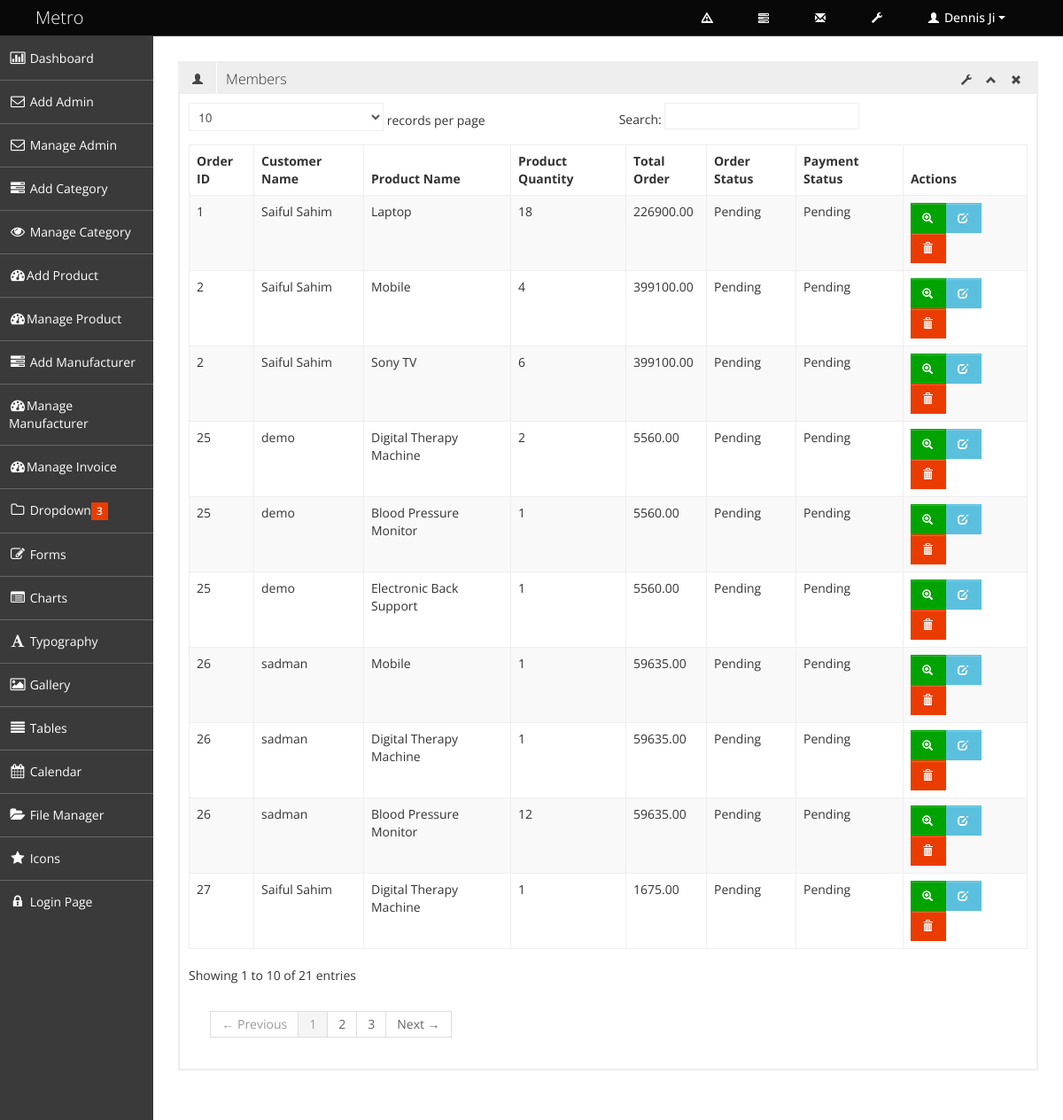
Screenshot of /index.php/invoice/manage_invoice with the database file from the repository.
### tables this page shows
CREATE TABLE `tbl_order` (
  `order_id` int(11) NOT NULL,
  `customer_id` int(11) NOT NULL,
  `shipping_id` int(11) NOT NULL,
  `payment_id` int(11) NOT NULL,
  `order_total` float(10,2) NOT NULL,
  `order_status` varchar(20) NOT NULL DEFAULT 'Pending',
  `order_date` timestamp NOT NULL DEFAULT CURRENT_TIMESTAMP
);

CREATE TABLE `order_details` (
  `order_details_id` int(5) NOT NULL,
  `order_id` int(5) NOT NULL,
  `product_id` int(5) NOT NULL,
  `product_name` varchar(100) NOT NULL,
  `product_price` float(10,2) NOT NULL,
  `product_sales_quantity` int(3) NOT NULL
);

CREATE TABLE `customer` (
  `customer_id` int(11) NOT NULL,
  `customer_name` varchar(50) NOT NULL,
  `email_address` varchar(100) NOT NULL,
  `password` varchar(32) NOT NULL,
  `mobile_number` varchar(11) NOT NULL,
  `address` text NOT NULL,
  `city` varchar(50) NOT NULL,
  `country` varchar(50) NOT NULL,
  `zip_code` int(5) NOT NULL
);

CREATE TABLE `payment` (
  `payment_id` int(11) NOT NULL,
  `payment_type` varchar(20) NOT NULL,
  `payment_status` varchar(20) NOT NULL DEFAULT 'Pending',
  `payment_date_time` timestamp NOT NULL DEFAULT CURRENT_TIMESTAMP,
  `comments` text NOT NULL
);

### application/controllers/Invoice.php (called while the page is built, shortened)
<?php
class Invoice extends CI_Controller{
    function __construct()
    {
        $this->load->model('invoice_model');
    }
    public function manage_invoice()
    {
        $data= array();
        $data['all_invoice'] = $this->invoice_model->select_all_invoice();
        $data['dashboard'] = $this->load->view('admin/admin_pages/manage_invoice', $data, TRUE);
        $this->load->view('admin/admin_master', $data);
    }
}

### index.php (called while the page is built, shortened)
<?php
require_once BASEPATH.'core/CodeIgniter.php';

### application/models/Invoice_model.php (called while the page is built, shortened)
<?php
class Invoice_model extends CI_Model
{
    public function select_all_invoice()
    {
        $sql = $this->db->select('*')
            ->from('tbl_order')
            ->join('customer', 'customer.customer_id= tbl_order.customer_id')
            ->join('shipping', 'shipping.shipping_id = tbl_order.shipping_id')
            ->join('order_details', 'order_details.order_id = tbl_order.order_id')
            ->join('payment', 'payment.payment_id = tbl_order.payment_id')
            ->get()
            ->result();
        return $sql;
    }
}

### application/views/admin/admin_pages/manage_invoice.php (the view, shortened to what this page needs)
<div id="invoiceReport">
<div class="row-fluid sortable">
    <div class="box span12">
        <div class="box-header" data-original-title>
            <h2><i class="halflings-icon user"></i><span class="break"></span>Members</h2>
            <div class="box-icon">
                <a href="#" class="btn-setting"><i class="halflings-icon wrench"></i></a>
                <a href="#" class="btn-minimize"><i class="halflings-icon chevron-up"></i></a>
                <a href="#" class="btn-close"><i class="halflings-icon remove"></i></a>
            </div>
        </div>
        <div class="box-content">
            <table class="table table-striped table-bordered bootstrap-datatable datatable">
                <thead>
                <tr>
                    <th>Order ID</th>
                    <th>Customer Name</th>
                    <th>Product Name</th>
                    <th>Product  Quantity</th>
                    <th>Total Order</th>
                    <th>Order Status</th>
                    <th>Payment Status</th>
                    <th>Actions</th>
                </tr>
                </thead>
                <tbody>
                <?php foreach ($all_invoice as $v_invoice){ ?>
                    <tr>
                        <td><?php echo $v_invoice->order_id?></td>
                        <td><?php echo $v_invoice->customer_name?></td>
                        <td><?php echo $v_invoice->product_name?></td>
                        <td><?php echo $v_invoice->product_sales_quantity?></td>
                        <td><?php echo $v_invoice->order_total?></td>
                        <td><?php echo $v_invoice->order_status?></td>
                        <td><?php echo $v_invoice->payment_status?></td>
                        <td>
                            <a class="btn btn-success" href="<?php echo base_url()?>invoice/view_invoice/<?php echo $v_invoice->order_id?>" title="View Invoice"><i class="halflings-icon white zoom-in"></i>
                                <a class="btn btn-info" href="<?php echo base_url()?>edit-invoice/<?php echo $v_invoice->order_id?>">
                                    <i class="halflings-icon white edit"></i>
                                </a>
                                <a class="btn btn-danger" onclick='return confirm_delete()' href="<?php echo base_url()?>delete-invoice/<?php echo $v_invoice->order_id?>" title="Delete">
                                    <i class="halflings-icon white trash"></i>
                                </a>
                        </td>
                    </tr>
                <?php }?>
                </tbody>
            </table>
        </div>
    </div>
</div>
</div>

### asset/admin_asset/css/style.css (style rules this page uses)
body { background: #F5F5F5; color: #333; border: none; font-family: 'Open Sans', sans-serif; font-weight: 400; }
h2 { font-size: 16px; line-height: 16px; }
.box { border: 2px solid #eee; background: #fff !important; margin-bottom: 28px; }
.box-header { height: 16px; font-size: 16px; line-height: 16px; padding: 10px; background: #eee; -webkit-box-shadow: none; -moz-box-shadow: none; box-shadow: none; overflow: hidden; }
.box-header h2 { float:left; margin-top: 0px; font-weight: 300; }
.box-header h2 i { margin: 0px 3px 0px 4px; opacity: .8; filter: alpha(opacity=80); -ms-filter:"progid:DXImageTransform.Microsoft.Alpha(Opacity=80)"; }
.box-header .box-icon { float:right; margin-top: 1px; }
.box-header .box-icon i { -webkit-transition: all 0.1s ease-in-out; -moz-transition: all 0.1s ease-in-out; -o-transition: all 0.1s ease-in-out; -ms-transition: all 0.1s ease-in-out; transition: all 0.1s ease-in-out; opacity: .8; filter: alpha(opacity=80); -ms-filter:"progid:DXImageTransform.Microsoft.Alpha(Opacity=80)"; }
.box-header .box-icon a { margin: 0px 5px; }
.box-content { position: relative; z-index: 50; margin-top: -1px; padding: 10px; background: #fff !important; }
.btn { display: inline-block; padding: 6px 12px; margin-bottom: 0; font-size: 14px; font-weight: 500; line-height: 20px; text-align: center; white-space: nowrap; vertical-align: middle; cursor: pointer; border: 1px solid #a7a9aa; -webkit-border-radius: 0px !important; border-radius: 0px !important; }
.btn i { margin-top: 2px; }
.btn { color: #ffffff; background-color: #a7a9aa; border-color: #a7a9aa; background-image: none; filter: none; text-shadow: none; }
.btn-danger { background-color: #EB3C00; border-color: #EB3C00; }
.btn-success { background-color: #00A300; border-color: #00A300; }
.btn-info { background-color: #5bc0de; border-color: #5bc0de; }
.table th, .table td { border-top: 1px solid #eee; }
.table-bordered { border-color: #eee; -webkit-border-radius: 0px !important; -moz-border-radius: 0px !important; border-radius: 0px !important; }
.table-bordered th, .table-bordered td { border-left: 1px solid #eee; }
.table-bordered thead:first-child tr:first-child > th:first-child, .table-bordered tbody:first-child tr:first-child > td:first-child, .table-bordered tbody:first-child tr:first-child > th:first-child { -webkit-border-radius: 0px !important; -moz-border-radius: 0px !important; border-radius: 0px !important; }
.table-bordered thead:first-child tr:first-child > th:last-child, .table-bordered tbody:first-child tr:first-child > td:last-child, .table-bordered tbody:first-child tr:first-child > th:last-child { -webkit-border-radius: 0px !important; -moz-border-radius: 0px !important; border-radius: 0px !important; }
.table-bordered thead:last-child tr:last-child > th:first-child, .table-bordered tbody:last-child tr:last-child > td:first-child, .table-bordered tbody:last-child tr:last-child > th:first-child, .table-bordered tfoot:last-child tr:last-child > td:first-child, .table-bordered tfoot:last-child tr:last-child > th:first-child { -webkit-border-radius: 0px !important; -moz-border-radius: 0px !important; border-radius: 0px !important; }
.table-bordered thead:last-child tr:last-child > th:last-child, .table-bordered tbody:last-child tr:last-child > td:last-child, .table-bordered tbody:last-child tr:last-child > th:last-child, .table-bordered tfoot:last-child tr:last-child > td:last-child, .table-bordered tfoot:last-child tr:last-child > th:last-child { -webkit-border-radius: 0px !important; -moz-border-radius: 0px !important; border-radius: 0px !important; }

### asset/admin_asset/css/halflings.css (style rules this page uses)
html, html .halflings { -webkit-font-smoothing: antialiased !important; }
.halflings-icon { display: inline-block; width: 14px; height: 14px; line-height: 14px; vertical-align: text-top; background-image: url(../img/glyphicons_halflings.svg); background-position: 0 0; background-repeat: no-repeat; vertical-align: top; *display: inline; *zoom: 1; *margin-right: .3em; }
.halflings-icon.white { background-image: url(../img/glyphicons_halflings-white.svg); }
.halflings-icon.user { background-position: -168px 0; }
.halflings-icon.remove { background-position: -312px 0; }
.halflings-icon.zoom-in { background-position: -336px 0; }
.halflings-icon.trash { background-position: -456px 0; }
.halflings-icon.edit { background-position: -96px -72px; }
.halflings-icon.chevron-up { background-position: -288px -120px; }
.halflings-icon.wrench { background-position: -360px -144px; }

### rows the page displays
tbl_order: order_details.order_id "1", customer.customer_name "Saiful Sahim", order_details.product_name "Laptop", order_details.product_sales_quantity "18", order_total "226900.00", order_status "Pending", payment.payment_status "Pending"
tbl_order: order_details.order_id "2", customer.customer_name "Saiful Sahim", order_details.product_name "Mobile", order_details.product_sales_quantity "4", order_total "399100.00", order_status "Pending", payment.payment_status "Pending", order_details.product_name "Sony TV", order_details.product_sales_quantity "6"
tbl_order: order_details.order_id "25", customer.customer_name "demo", order_details.product_name "Digital Therapy Machine", order_details.product_sales_quantity "2", order_total "5560.00", order_status "Pending", payment.payment_status "Pending", order_details.product_name "Blood Pressure Monitor", order_details.product_sales_quantity "1", order_details.product_name "Electronic Back Support"
tbl_order: order_details.order_id "26", customer.customer_name "sadman", order_details.product_name "Mobile", order_details.product_sales_quantity "1", order_total "59635.00", order_status "Pending", payment.payment_status "Pending", order_details.product_name "Digital Therapy Machine", order_details.product_name "Blood Pressure Monitor", order_details.product_sales_quantity "12"
tbl_order: order_details.order_id "27", customer.customer_name "Saiful Sahim", order_details.product_name "Digital Therapy Machine", order_details.product_sales_quantity "1", order_total "1675.00", order_status "Pending", payment.payment_status "Pending"
